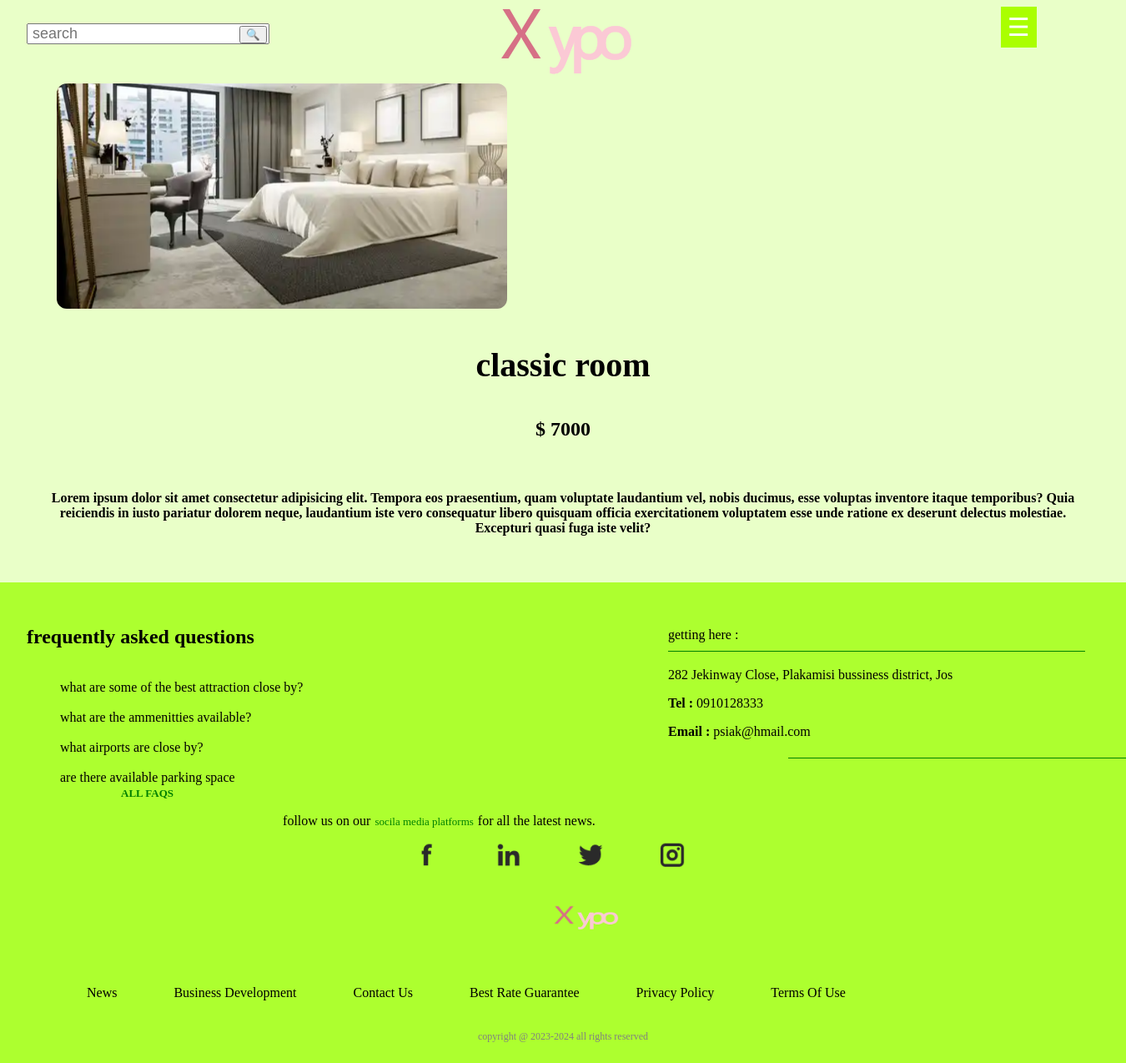
The page /room/1/ on the database its author committed.
### website/models.py (models this page shows, shortened)
class Room(models.Model):
    name = models.CharField(max_length=200)
    main_picture = models.ImageField(null=True, blank=True)
    price = models.IntegerField(null=True,blank=True)
    description = models.TextField()
    beds = models.IntegerField(null=True, blank=True)
    capacity = models.IntegerField(null=True, blank=True)

### website/views.py (the view)
# urls.py: path('room/<str:room_pk>/', views.specific_room, name='specific_room'),
def specific_room(request, room_pk):
    try:
        reservationsForm = ReservationsForm()
        room = Room.objects.get(id=room_pk)
        context = {
            'room':room,
            'reservationsForm':reservationsForm,
        }
        return render(request, 'website/specific_room.html', context)
    except:
        return render(request, 'website/rooms.html')

### website/forms.py
class ReservationsForm(forms.ModelForm):
    class Meta:
        model = Reservation
        fields =[
            'fullname',
            'room',
            'check_in',
            'check_out',
            'children',
            'number_of_people',
            'number_of_children',
            'extra_request'
            ]

### website/templates/website/specific_room.html (shortened to what this page needs)
{% extends 'website/base.html' %}
{% load static %}
{% block css %}
<link rel="stylesheet" href="{% static 'website/room.css' %}">{% endblock %}
{% block body %}
    <div class="sroom_container">
        <div>
            <img src="{{room.main_picture.url}}" alt="" class="room_pic">
            <h3>{{room.name}}</h3>
            <h2>$ {{room.price}}</h2>
            <p><strong>{{room.description}}</strong></p>
        </div>
    </div>
{% endblock %}

### website/static/website/styles.css (style rules this page uses)
body { padding: 0px; margin: 0px; border: 0px; background-color: rgb(233, 255, 200); overflow-x: hidden; }

### website/static/website/room.css (style rules this page uses)
.sroom_container { position: relative; top: 100px; text-align: center; }
.room_pic { width: 40%; position: relative; right: 25%; border-radius: 12px; }
.sroom_container div h3 { font-size: 40px; }
.sroom_container div p { padding: 40px; }

### rows shown on the page
Room: main_picture (picture), name "classic room", price "7000", description "Lorem ipsum dolor sit amet consectetur adipisicing elit. Tempora eos praesentium, quam voluptate laudantium vel, nobis ducimus, esse voluptas inventore itaque temporibus? Quia reiciendis in iusto pariatur dolorem neque, laudantium iste vero consequatur libero quisquam officia exercitationem voluptatem esse unde ratione ex deserunt delectus molestiae. Excepturi quasi fuga iste velit?"
